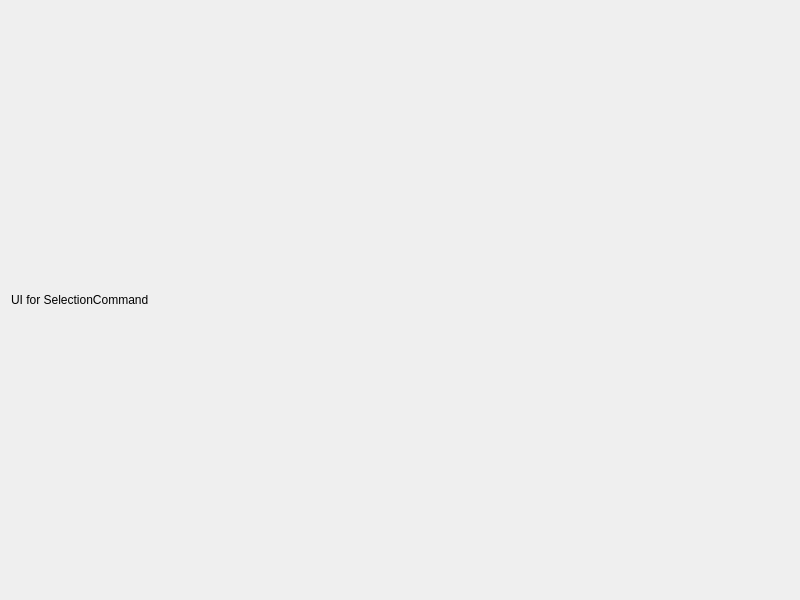
<?xml version="1.0" encoding="UTF-8"?>
<ui version="4.0">
 <class>SelectionCommand</class>
 <widget class="QDialog" name="selectionCommand">
  <property name="geometry">
   <rect>
    <x>0</x>
    <y>0</y>
    <width>800</width>
    <height>600</height>
   </rect>
  </property>
  <property name="windowTitle">
   <string>Selection Command</string>
  </property>
  <layout class="QVBoxLayout" name="verticalLayout">
   <item>
    <widget class="QLabel" name="label">
     <property name="text">
      <string>UI for SelectionCommand</string>
     </property>
    </widget>
   </item>
  </layout>
 </widget>
 <resources/>
 <connections/>
</ui>
